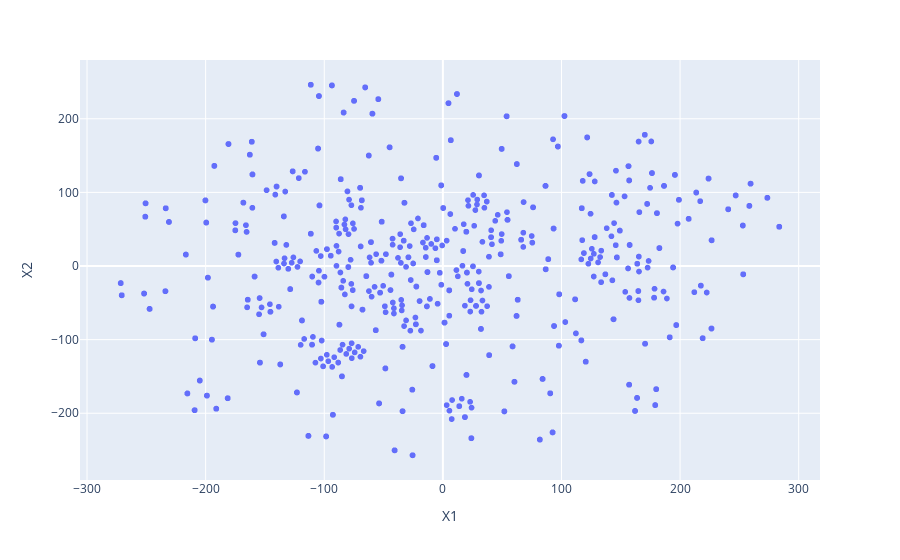

This figure's notebook cell:
### Code cell
# Visualize the result with stcok code label
df_tsne = pd.DataFrame(X_embedded, columns = ['X1', 'X2'])
df_tsne['stock_code'] = df_tsne.reset_index()['index']\
                        .apply(lambda x: {j:i for i,j in row_ind_dict.items()}[x])
    
fig = px.scatter(df_tsne,'X1','X2', hover_name = 'stock_code')
fig.show()

### Figure 1 — Plotly figure (JSON) as saved in the notebook; plotly's stock layout.template omitted (floating-point values rounded to 4 significant figures; data arrays with more than 128 entries replaced by an {"elided": "..."} marker saying what was removed)
{"data": [{"hovertemplate": "<b>%{hovertext}</b><br><br>X1=%{x}<br>X2=%{y}<extra></extra>", "hovertext": {"elided": "2020 str values"}, "legendgroup": "", "marker": {"color": "#636efa", "symbol": "circle"}, "mode": "markers", "name": "", "showlegend": false, "type": "scattergl", "x": {"elided": "2020 float values"}, "xaxis": "x", "y": {"elided": "2020 float values"}, "yaxis": "y"}], "layout": {"legend": {"tracegroupgap": 0}, "margin": {"t": 60}, "xaxis": {"anchor": "y", "domain": [0, 1], "title": {"text": "X1"}}, "yaxis": {"anchor": "x", "domain": [0, 1], "title": {"text": "X2"}}}}
